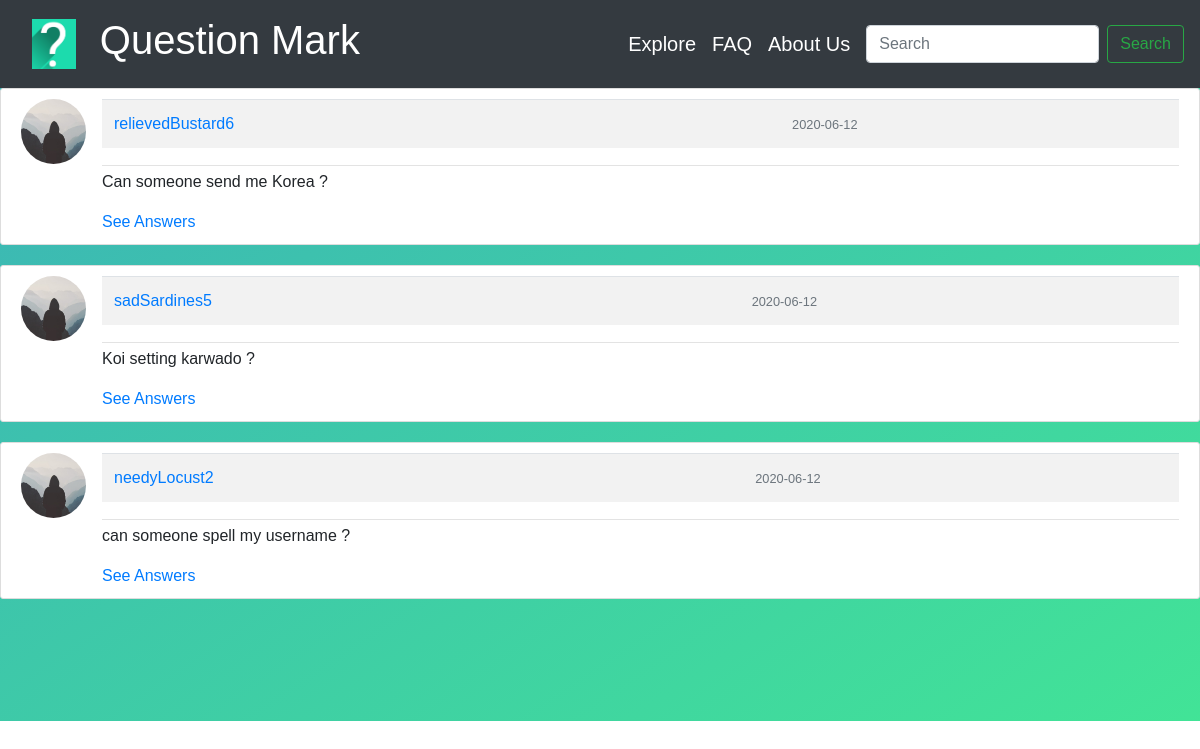
Before: /explore with the older database file.
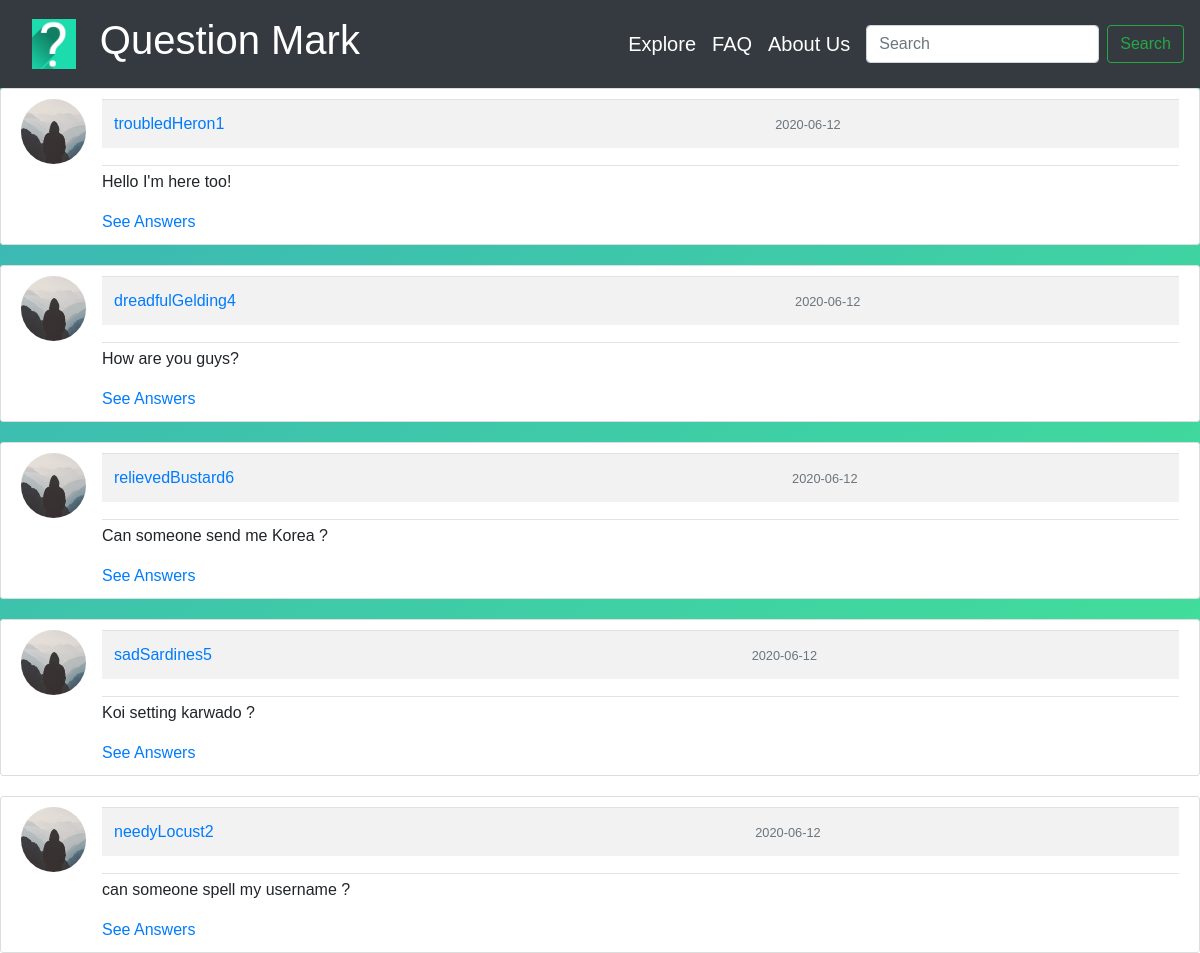
After: the same page with the newer database file.
### Question_Mark/models.py (models this page shows, shortened)
class Questions(db.Model):
    __searchable__ = ["question"]
    id = db.Column(db.Integer, primary_key=True)
    question = db.Column(db.Text, nullable=False)
    date_posted = db.Column(db.DateTime, nullable=False, default=datetime.utcnow)
    user_id = db.Column(db.Integer, db.ForeignKey("user.id"), nullable=False)
    answers = db.relationship("Answers", backref="writer", lazy=True)

class User(db.Model, UserMixin):
    id = db.Column(db.Integer, primary_key=True)
    first_name = db.Column(db.String(30), unique=False, nullable=False)
    last_name = db.Column(db.String(30), unique=False, nullable=False)
    username = db.Column(db.String(30), unique=True, nullable=False)
    email = db.Column(db.String(120), unique=True, nullable=False)
    image_file = db.Column(db.String(20), nullable=False, default="default.jpg")
    password = db.Column(db.String(60), nullable=False)
    questions = db.relationship("Questions", backref="author", lazy=True)

### Question_Mark/routes.py (the view)
@app.route("/explore", methods=["GET", "POST"])
def explore():
    values = Questions.query.order_by(Questions.date_posted.desc())
    return render_template("explore.html", title="Explore", values=values)

### Question_Mark/templates/explore.html (shortened to what this page needs)
{% extends "layout.html" %}
{% block head %}
<link rel="stylesheet" href={{url_for('static', filename='style_questions.css') }}>
{% endblock head %}
{%block content %}
{% for item in values %}
<article class="media content-section-ex">
    <img class="rounded-circle article-img" src="{{ url_for('static', filename='default.jpg') }}" />
    <div class="media-body">
        <div class="article-metadata">
            <table class="table table-striped">
                <tr>
                    <td>
                        <a class="mr-2" href="user_posts/{{ item.author.username }}">{{ item.author.username }}</a>
                    </td>
                    <td>
                        <small class="text-muted">{{ item.date_posted.strftime('%Y-%m-%d') }}</small>
                    </td>
                </tr>
            </table>
        </div>
        <p class="article-content">{{ item.question }}</p>
        <a class="mr-2" href="{{ url_for('answers', question_id = item.id) }}">See Answers</a>
    </div>
</article>
{% endfor %}
{% endblock content %}

### Question_Mark/templates/layout.html (shortened to what this page needs)
<!DOCTYPE html>
<html>
<head>
    <link rel="stylesheet" href="https://stackpath.bootstrapcdn.com/bootstrap/4.4.1/css/bootstrap.min.css"
>
    {% block head %}{% endblock head %}
</head>
<body>
    <nav class="navbar navbar-expand-sm bg-dark navbar-dark justify-content-end">
        <a class="nav-link" href={{ url_for("home") }} title="Take a tour of our website!">
            <img id="brand-image" alt="Website Logo" src={{ url_for('static', filename='logo.png') }}></div>
        </a>
        <div class="collapse navbar-collapse flex-grow-0 ml-0 mr-5 mb-auto mt-0" id="navbarSupportedContent">
            <ul class="nav navbar-nav navbar-right">
                <li class="nav-item active">
                    <a class="nav-link" href={{ url_for("home") }} title="Take a tour of our website!">
                        <h1>Question Mark</h1>
                    </a>
                </li>
            </ul>
        </div>
        <div class="collapse navbar-collapse flex-grow-0 ml-auto mr-2 mt-2" id="navbarSupportedContent">
            <ul class="nav navbar-nav navbar-right">
                <li class="nav-item active">
                    <a class="nav-link" href={{ url_for("explore") }} title="Take a tour of our website!">
                        <h5>Explore</h5>
                    </a>
                </li>
                <li class="nav-item active">
                    <a class="nav-link" href={{ url_for("faq") }} title="Got queries? Just ask them here!">
                        <h5>FAQ</h5>
                    </a>
                </li>
                <li class="nav-item active">
                    <a class="nav-link" href={{ url_for("about") }} title="Know more about us!">
                        <h5>About Us</h5>
                    </a>
                </li>
            </ul>
        </div>
        <form class="form-inline" method="GET" action="search">
            <input class="form-control mr-sm-2" type="search" placeholder="Search" aria-label="Search"
                title="Type your question here!">
            <button class="btn btn-outline-success my-2 my-sm-0" type="submit"
                title="Search your question!">Search</button>
        </form>
    </nav>
    <div id="grad">
        {% block content %}
        {% endblock content%}
    </div>
</body>
</html>

### Question_Mark/static/style_questions.css (style rules this page uses)
.content-section-ex { background: #ffffff !important; padding: 10px 20px; border: 1px solid #dddddd; border-radius: 3px; margin-bottom: 20px; }
.article-content { white-space: pre-line; }
.article-img { height: 65px; width: 65px; margin-right: 16px; }
.article-metadata { padding-bottom: 1px; margin-bottom: 4px; border-bottom: 1px solid #e3e3e3 }
#grad { background-color: #ffffff; background-image: linear-gradient(to bottom right, #3bb2b8, #42e695); background-attachment: fixed !important; }

### Question_Mark/templates/layout.html (style rules this page uses)
#grad { height: 633px; background-color: #ffffff; background-image: linear-gradient(to bottom right, #3bb2b8, #42e695); position: relative; background-attachment: fixed; }
body { box-sizing: border-box; font-family: sans-serif; }
#brand-image { height: 50px; }

Changed rows visible on the page:
added Questions: author.username "troubledHeron1", date_posted "2020-06-12", question "Hello I'm here too!"
added Questions: author.username "dreadfulGelding4", date_posted "2020-06-12", question "How are you guys?"
